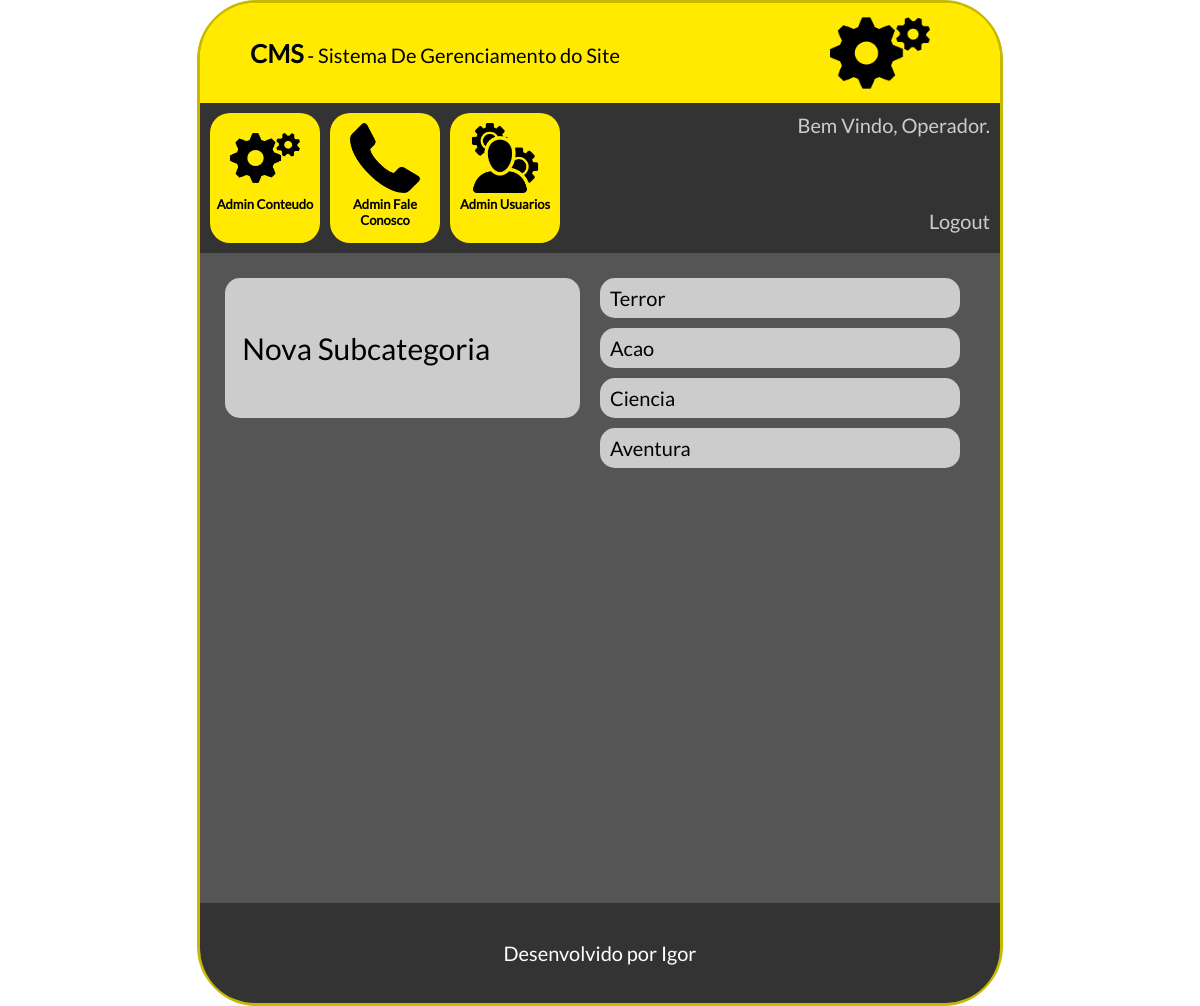
The page /cms/adminsubcategoria.php (signed in) on the database its author committed.
### tables this page shows
CREATE TABLE `tbl_usuarios` (
  `id` int(11) NOT NULL AUTO_INCREMENT,
  `nome` varchar(100) NOT NULL,
  `senha` varchar(100) NOT NULL,
  `id_nivel` int(11) NOT NULL,
  `ativo` int(11) NOT NULL,
  PRIMARY KEY (`id`),
  UNIQUE KEY `nome_UNIQUE` (`nome`),
  KEY `fk_usuarios_niveis_idx` (`id_nivel`),
  CONSTRAINT `fk_usuarios_niveis` FOREIGN KEY (`id_nivel`) REFERENCES `tbl_niveis` (`id`) ON DELETE NO ACTION ON UPDATE NO ACTION
);

CREATE TABLE `tbl_subcategorias` (
  `id` int(11) NOT NULL AUTO_INCREMENT,
  `nome` varchar(200) NOT NULL,
  `id_categoria` int(11) NOT NULL,
  `ativo` int(11) NOT NULL,
  PRIMARY KEY (`id`),
  UNIQUE KEY `id_UNIQUE` (`id`),
  KEY `fk_tbl_categoria_subcategoria_idx` (`id_categoria`),
  CONSTRAINT `fk_tbl_categoria_subcategoria` FOREIGN KEY (`id_categoria`) REFERENCES `tbl_categorias` (`id`) ON DELETE NO ACTION ON UPDATE NO ACTION
);

### cms/conexao.php (called while the page is built)
<?php
    function conexaoDb(){
        $host = "localhost";
        $database = "db_banca";
        $user = "root";
        $password = "bcd127";
        if(!$conexao = mysqli_connect($host,$user,$password,$database)){
            echo('Erro na conexão com o Banco de Dados');
        }
        return $conexao;
    }
?>

### cms/adminsubcategoria.php (the view, shortened to what this page needs)
<?php
    include_once "db.php";
    $selectLogin = selectUsuarioBanco($_SESSION["idLogin"]);
    $rsLogado = mysqli_fetch_array($selectLogin);
    $nomeLogado = $rsLogado["nome"];
    $select = selectSubcategoriasBanco();
?>
<!doctype html>
<html lang="pt-br">
	<head>
        <link rel="stylesheet" type="text/css" href="css/style.css">
	</head>
	<body>
        <main id="caixaPrincipal">
            <div id="caixaLogo">
                <span class="textoGrande">CMS</span> - Sistema De Gerenciamento do Site
                <div id="logo"><img src="icones/config.png"></div>
            </div>
            <div id="caixaOpcoes">
                <div id="caixaUsuario">
                    Bem Vindo, <?php echo($nomeLogado)?>.<br><br><br><br>
                    <a href="../login.php?modo=logout"><span class="branco">Logout</span></a>
                </div>
            </div>
            <div id="caixaConteudo">
                <div class=colunaConteudo>
                    <a href="cadastrarsubcategoria.php">
                        <div class="caixaOpcao">
                             &nbsp;&nbsp;&nbsp;Nova Subcategoria
                        </div>
                    </a>
                </div>
                <div class=colunaConteudoContatoNivel>
                    <?php
                    while($rsSubcategorias = mysqli_fetch_array($select)){
                    ?>
                        <div class="usuarioNivel">
                             <?php echo($rsSubcategorias['nome'])?>
                        </div>
                    <?php } ?>
                </div>
            </div>
            <footer id="rodape">
                Desenvolvido por Igor
            </footer>
        </main>
    </body>
</html>

### cms/css/style.css (style rules this page uses)
* { margin: 0px; padding: 0px; text-decoration: none; font-family: lato; font-size: 20px; }
.branco { color: #cccccc; }
.textoGrande { font-size: 25px; font-weight: bold; }
#caixaPrincipal { height: 1000px; width: 800px; margin-left: auto; margin-right: auto; border-radius: 60px; border: solid 3px #c7b800; }
#caixaLogo { height: 100px; width: 700px; background-color: #ffea00; border-top-left-radius: 55px; border-top-right-radius: 55px;; line-height: 100px; padding-left: 50px; padding-right: 50px; }
#logo { height: 100px; width: 100px; margin-right: 20px; float: right; }
#logo img { max-height: 100px; max-width: 100px; margin-right: 0px; transition: 0.2s; }
#caixaOpcoes { height: 130px; width: 780px; padding: 10px; background-color: #333333; }
#caixaUsuario { color: #cccccc; text-align: right; float: right; }
#caixaConteudo { height: 600px; width: 750px; padding: 25px; background-color: #555555; }
.colunaConteudo, .colunaConteudoContatoNivel { height: 600px; width: 375px; float: left; }
.colunaConteudoContatoNivel { overflow: auto; }
.caixaOpcao { height: 140px; width: 355px; line-height: 140px; margin-bottom: 10px; background-color: #cccccc; font-size: 30px; border-radius: 15px; transition: 0.2s; color: #000000; }
.usuarioNivel { height: 40px; width: 350px; line-height: 40px; padding-left: 10px; margin-bottom: 10px; background-color: #cccccc; font-size: 20px; border-radius: 15px; transition: 0.2s; }
#rodape { height: 100px; width: 800px; border-bottom-left-radius: 55px; border-bottom-right-radius: 55px; background-color: #333333; text-align: center; line-height: 100px; color: #ffffff; }

### rows shown on the page
tbl_usuarios: nome "Operador"
tbl_subcategorias: nome "Terror"
tbl_subcategorias: nome "Acao"
tbl_subcategorias: nome "Ciencia"
tbl_subcategorias: nome "Aventura"
